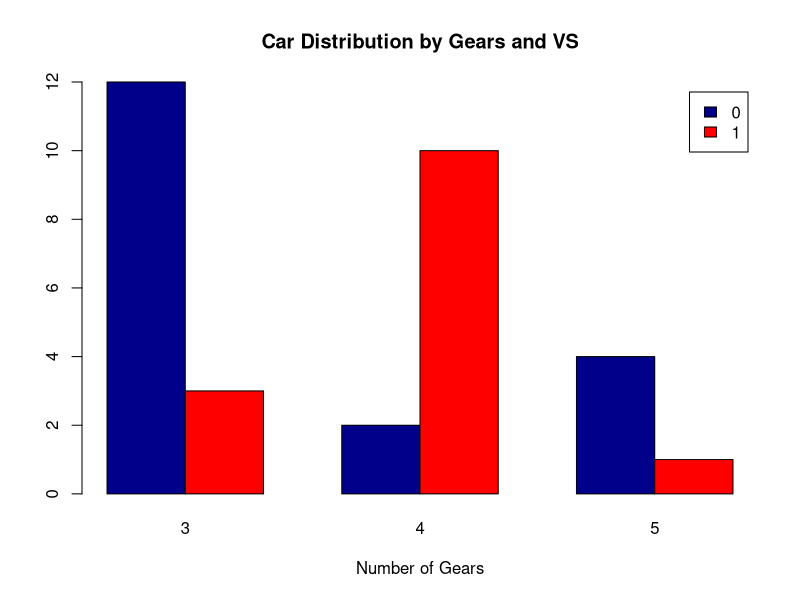

Here is the R script that generated this plot:

# Grouped Bar Plot
counts <- table(mtcars$vs, mtcars$gear)
barplot(counts, main="Car Distribution by Gears and VS",
        xlab="Number of Gears", col=c("darkblue","red"),
        legend = rownames(counts), beside=TRUE)
